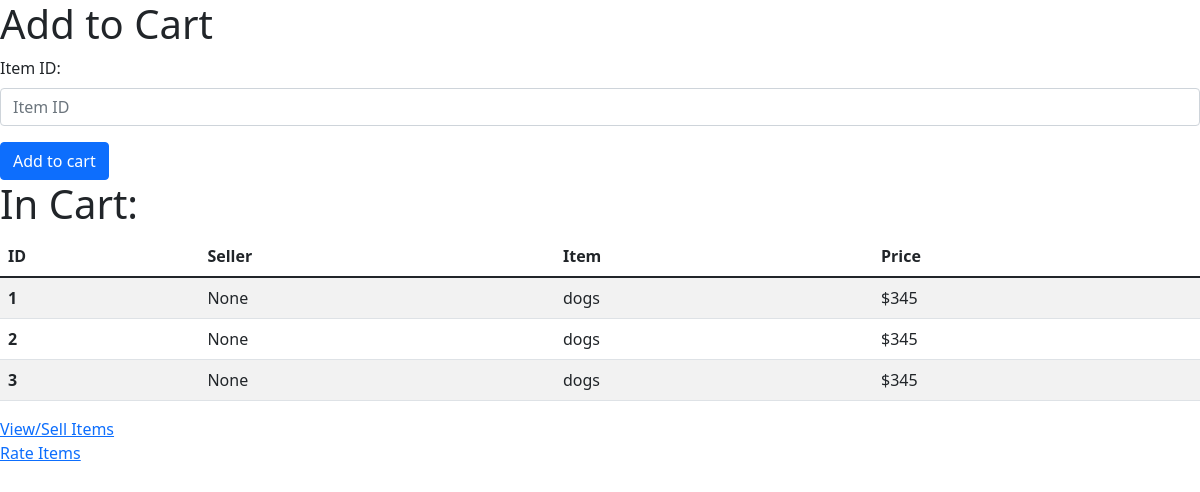
Before: /cart/ with the older database file.
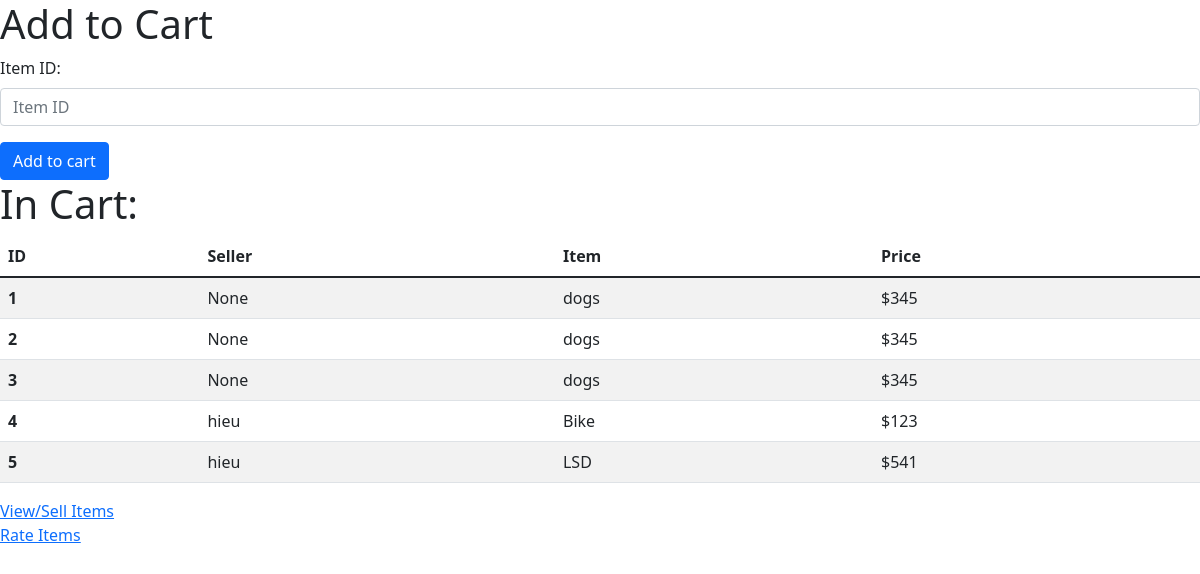
After: the same page with the newer database file.
### app/models.py (models this page shows, shortened)
class CartItem(db.Model):
    id = db.Column(db.Integer, primary_key=True)
    itemname = db.Column(db.String(256))
    seller = db.Column(db.String(64), db.ForeignKey('user.username'))
    price = db.Column(db.Integer)

### app/routes.py (the view)
@myapp_obj.route('/cart/', methods=['GET', 'POST'])
def cart():
    if request.method == "POST":
        if request.form["add_to_cart"] == "Add to cart":
            item = Item.query.filter_by(id=request.form["item_id"]).first() #Retrieves first item with matching ID
            cart_item = CartItem(seller=item.seller, price=item.price, itemname=item.itemname)
            db.session.add(cart_item)
            db.session.commit()
    return render_template('cart.html', cart=CartItem.query.all())

### app/templates/cart.html (shortened to what this page needs)
<!doctype html>
<html lang="en">
  <head>
    <link href="https://cdn.jsdelivr.net/npm/bootstrap@5.1.3/dist/css/bootstrap.min.css" rel="stylesheet">
  </head>
  <body>
    <h1>Add to Cart</h1>
    <form action="#" method="post">
    <div class="mb-3">
        <label class="form-label">Item ID:</label>
        <input type="text" class="form-control" placeholder="Item ID" name="item_id">
    </div>
    <input type="submit" class="btn btn-primary" name="add_to_cart" value="Add to cart">
</form>
                <h1>In Cart:</h1>
		<table class="table table-striped">
  <thead>
    <tr>
      <th scope="col">ID</th>
      <th scope="col">Seller</th>
      <th scope="col">Item</th>
      <th scope="col">Price</th>
    </tr>
  </thead>
  <tbody>
          {% for item in cart %}
    <tr>
      <th scope="row">{{ item.id }}</th>
      <td>{{ item.seller }}</td>
      <td>{{ item.itemname}}</td>
      <td>${{ item.price }}</td>
    </tr>
    {% endfor %}
  </tbody>
</table>
<a href="{{url_for('addItem')}}">View/Sell Items</a>
<br>
<a href="{{url_for('rateItem')}}">Rate Items</a>
  </body>
</html>

Changed rows visible on the page:
added CartItem: id "4", seller "hieu", itemname "Bike", price "123"
added CartItem: id "5", seller "hieu", itemname "LSD", price "541"
